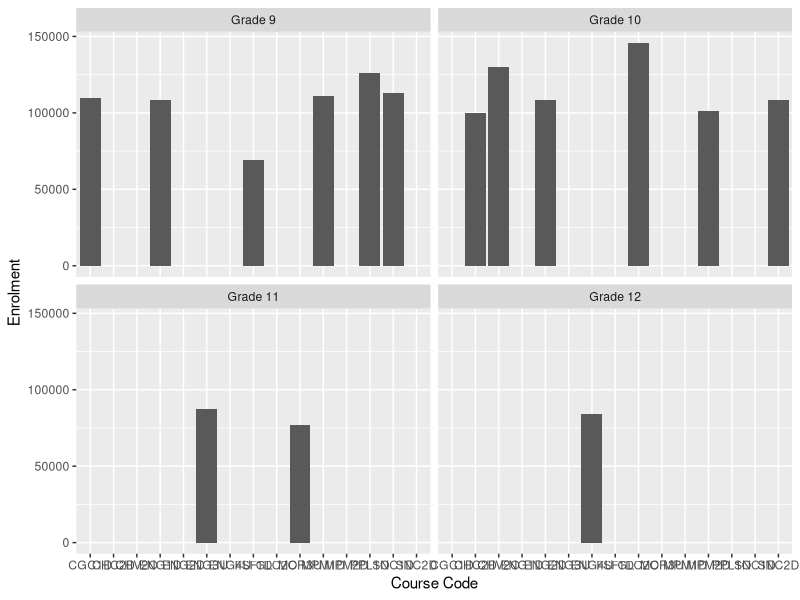

This figure's R source:
## ---- chunk 1
knitr::opts_chunk$set(echo = FALSE)
library(tidyverse)
library(readxl)
## ---- chunk 2
raw_data <- read_xlsx("mdc_enrol_1819_en_supp.xlsx")

raw_data %>% 
  mutate(Grade = factor(Grade, levels = c("Grade 9", "Grade 10", "Grade 11", "Grade 12")),
         Enrolment = as.double(Enrolment)) %>% 
  arrange(desc(Enrolment)) %>% 
  slice(1:15) %>% 
  ggplot(aes(`Course Code`, Enrolment)) +
  geom_col() +
  facet_wrap(~ Grade)
